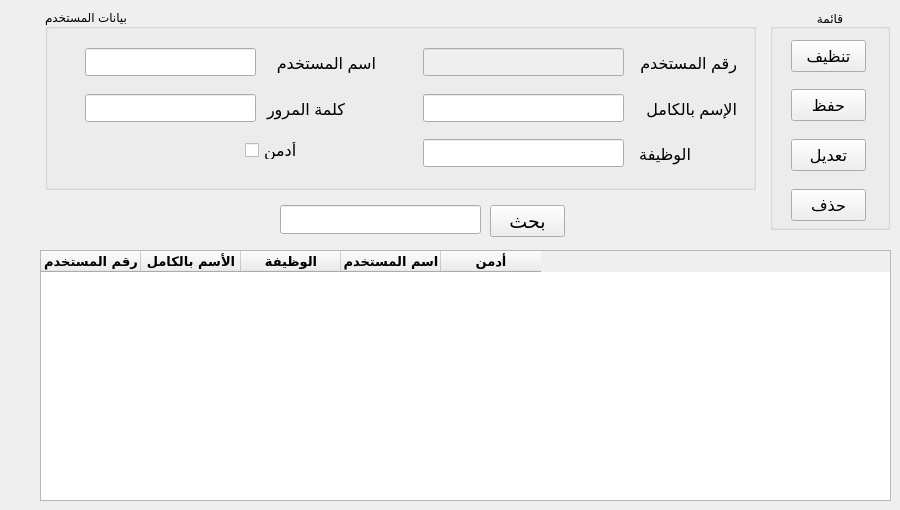
      <widget class="QWidget" name="tab_11">
       <attribute name="title">
        <string>المستخدمين</string>
       </attribute>
       <widget class="QLineEdit" name="lineEdit_33">
        <property name="geometry">
         <rect>
          <x>280</x>
          <y>205</y>
          <width>201</width>
          <height>29</height>
         </rect>
        </property>
       </widget>
       <widget class="QGroupBox" name="groupBox_15">
        <property name="geometry">
         <rect>
          <x>45</x>
          <y>9</y>
          <width>711</width>
          <height>181</height>
         </rect>
        </property>
        <property name="title">
         <string>بيانات المستخدم</string>
        </property>
        <widget class="QLabel" name="label_35">
         <property name="geometry">
          <rect>
           <x>588</x>
           <y>42</y>
           <width>104</width>
           <height>24</height>
          </rect>
         </property>
         <property name="font">
          <font>
           <pointsize>12</pointsize>
          </font>
         </property>
         <property name="text">
          <string>رقم المستخدم</string>
         </property>
        </widget>
        <widget class="QLabel" name="label_36">
         <property name="geometry">
          <rect>
           <x>590</x>
           <y>88</y>
           <width>102</width>
           <height>24</height>
          </rect>
         </property>
         <property name="font">
          <font>
           <pointsize>12</pointsize>
          </font>
         </property>
         <property name="text">
          <string>الإسم بالكامل</string>
         </property>
        </widget>
        <widget class="QLabel" name="label_37">
         <property name="geometry">
          <rect>
           <x>590</x>
           <y>133</y>
           <width>56</width>
           <height>24</height>
          </rect>
         </property>
         <property name="font">
          <font>
           <pointsize>12</pointsize>
          </font>
         </property>
         <property name="text">
          <string>الوظيفة</string>
         </property>
        </widget>
        <widget class="QLabel" name="label_38">
         <property name="geometry">
          <rect>
           <x>220</x>
           <y>42</y>
           <width>111</width>
           <height>24</height>
          </rect>
         </property>
         <property name="font">
          <font>
           <pointsize>12</pointsize>
          </font>
         </property>
         <property name="text">
          <string>اسم المستخدم</string>
         </property>
        </widget>
        <widget class="QLabel" name="label_39">
         <property name="geometry">
          <rect>
           <x>220</x>
           <y>88</y>
           <width>80</width>
           <height>24</height>
          </rect>
         </property>
         <property name="font">
          <font>
           <pointsize>12</pointsize>
          </font>
         </property>
         <property name="text">
          <string>كلمة المرور</string>
         </property>
        </widget>
        <widget class="QCheckBox" name="checkBox_2">
         <property name="geometry">
          <rect>
           <x>200</x>
           <y>133</y>
           <width>70</width>
           <height>17</height>
          </rect>
         </property>
         <property name="font">
          <font>
           <pointsize>12</pointsize>
          </font>
         </property>
         <property name="layoutDirection">
          <enum>Qt::LeftToRight</enum>
         </property>
         <property name="text">
          <string>أدمن</string>
         </property>
        </widget>
        <widget class="QLineEdit" name="lineEdit_34">
         <property name="enabled">
          <bool>false</bool>
         </property>
         <property name="geometry">
          <rect>
           <x>378</x>
           <y>39</y>
           <width>201</width>
           <height>28</height>
          </rect>
         </property>
         <property name="font">
          <font>
           <pointsize>12</pointsize>
          </font>
         </property>
        </widget>
        <widget class="QLineEdit" name="lineEdit_35">
         <property name="geometry">
          <rect>
           <x>378</x>
           <y>85</y>
           <width>201</width>
           <height>28</height>
          </rect>
         </property>
         <property name="font">
          <font>
           <pointsize>12</pointsize>
          </font>
         </property>
        </widget>
        <widget class="QLineEdit" name="lineEdit_36">
         <property name="geometry">
          <rect>
           <x>378</x>
           <y>130</y>
           <width>201</width>
           <height>28</height>
          </rect>
         </property>
         <property name="font">
          <font>
           <pointsize>12</pointsize>
          </font>
         </property>
        </widget>
        <widget class="QLineEdit" name="lineEdit_37">
         <property name="geometry">
          <rect>
           <x>40</x>
           <y>39</y>
           <width>171</width>
           <height>28</height>
          </rect>
         </property>
         <property name="font">
          <font>
           <pointsize>12</pointsize>
          </font>
         </property>
        </widget>
        <widget class="QLineEdit" name="lineEdit_38">
         <property name="geometry">
          <rect>
           <x>40</x>
           <y>85</y>
           <width>171</width>
           <height>28</height>
          </rect>
         </property>
         <property name="font">
          <font>
           <pointsize>12</pointsize>
          </font>
         </property>
        </widget>
       </widget>
       <widget class="QGroupBox" name="groupBox_16">
        <property name="geometry">
         <rect>
          <x>770</x>
          <y>9</y>
          <width>120</width>
          <height>221</height>
         </rect>
        </property>
        <property name="title">
         <string>قائمة</string>
        </property>
        <property name="alignment">
         <set>Qt::AlignCenter</set>
        </property>
        <widget class="QPushButton" name="pushButton_39">
         <property name="geometry">
          <rect>
           <x>21</x>
           <y>180</y>
           <width>75</width>
           <height>32</height>
          </rect>
         </property>
         <property name="font">
          <font>
           <pointsize>12</pointsize>
          </font>
         </property>
         <property name="text">
          <string>حذف</string>
         </property>
        </widget>
        <widget class="QPushButton" name="pushButton_40">
         <property name="geometry">
          <rect>
           <x>21</x>
           <y>80</y>
           <width>75</width>
           <height>32</height>
          </rect>
         </property>
         <property name="font">
          <font>
           <pointsize>12</pointsize>
          </font>
         </property>
         <property name="text">
          <string>حفظ</string>
         </property>
        </widget>
        <widget class="QPushButton" name="pushButton_41">
         <property name="geometry">
          <rect>
           <x>21</x>
           <y>130</y>
           <width>75</width>
           <height>32</height>
          </rect>
         </property>
         <property name="font">
          <font>
           <pointsize>12</pointsize>
          </font>
         </property>
         <property name="text">
          <string>تعديل</string>
         </property>
        </widget>
        <widget class="QPushButton" name="pushButton_42">
         <property name="geometry">
          <rect>
           <x>21</x>
           <y>31</y>
           <width>75</width>
           <height>32</height>
          </rect>
         </property>
         <property name="font">
          <font>
           <pointsize>12</pointsize>
          </font>
         </property>
         <property name="text">
          <string>تنظيف</string>
         </property>
        </widget>
       </widget>
       <widget class="QPushButton" name="pushButton_43">
        <property name="geometry">
         <rect>
          <x>490</x>
          <y>205</y>
          <width>75</width>
          <height>32</height>
         </rect>
        </property>
        <property name="font">
         <font>
          <pointsize>14</pointsize>
         </font>
        </property>
        <property name="text">
         <string>بحث</string>
        </property>
       </widget>
       <widget class="QTableWidget" name="tableWidget_7">
        <property name="geometry">
         <rect>
          <x>40</x>
          <y>250</y>
          <width>851</width>
          <height>251</height>
         </rect>
        </property>
        <property name="font">
         <font>
          <family>Tajawal</family>
          <pointsize>10</pointsize>
          <weight>75</weight>
          <bold>true</bold>
         </font>
        </property>
        <column>
         <property name="text">
          <string>رقم المستخدم</string>
         </property>
         <property name="font">
          <font>
           <family>Tajawal</family>
           <pointsize>10</pointsize>
          </font>
         </property>
        </column>
        <column>
         <property name="text">
          <string>الأسم بالكامل</string>
         </property>
        </column>
        <column>
         <property name="text">
          <string>الوظيفة</string>
         </property>
        </column>
        <column>
         <property name="text">
          <string>اسم المستخدم</string>
         </property>
        </column>
        <column>
         <property name="text">
          <string>أدمن</string>
         </property>
        </column>
       </widget>
      </widget>
